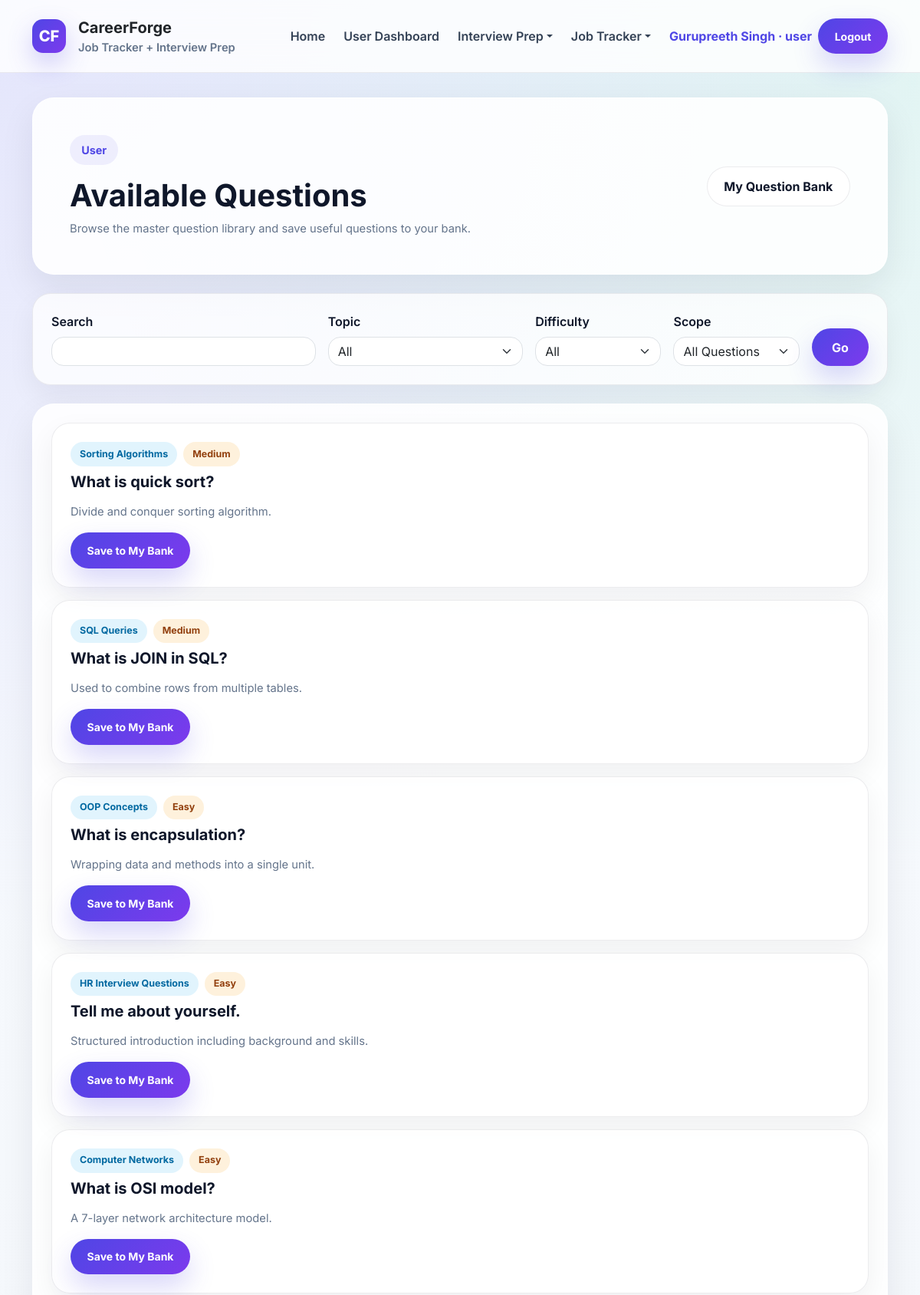
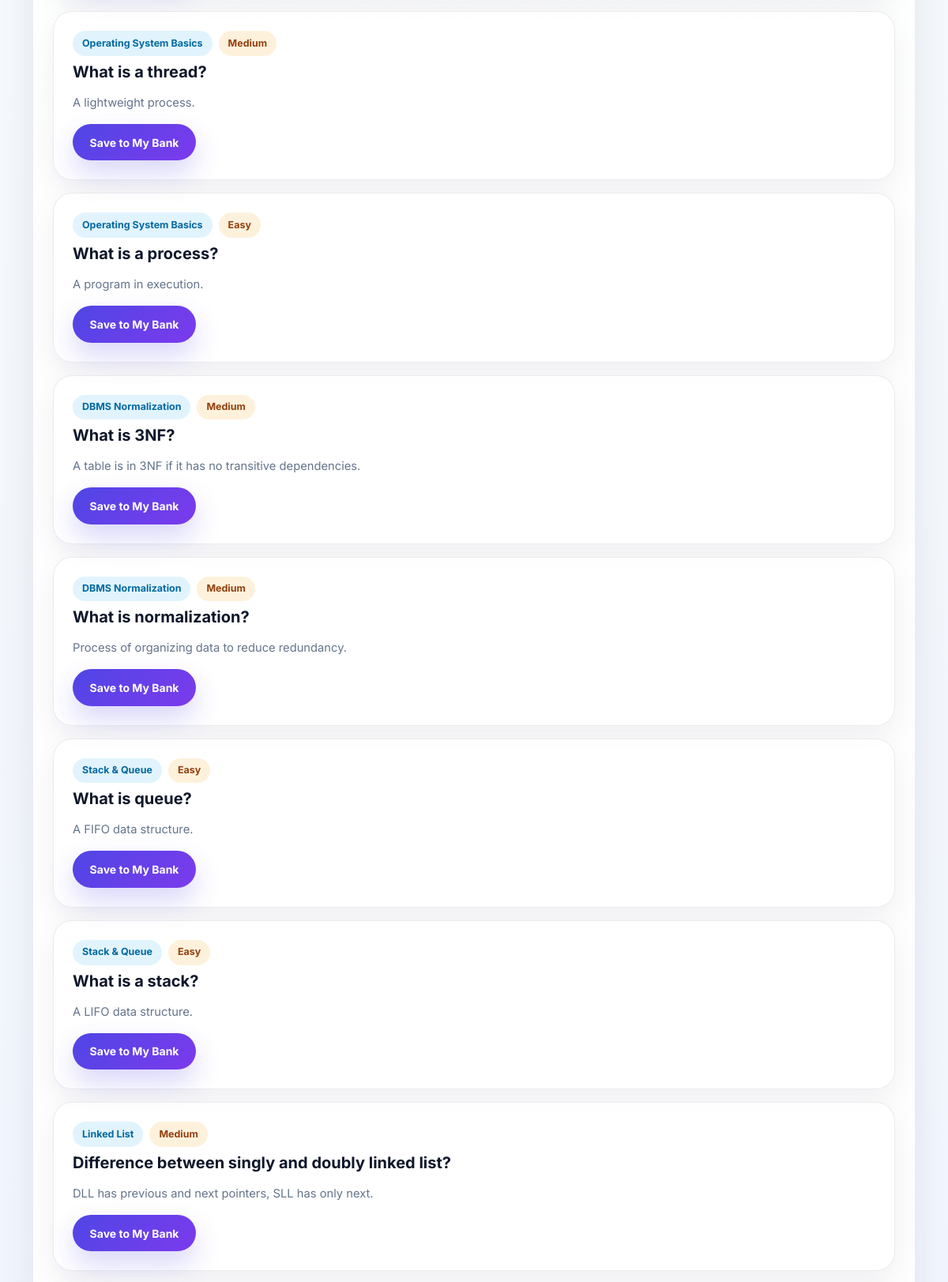
Page /user/available-questions (signed in, upper part) on the committed database (2 pictures, top to bottom).
### tables this page shows
CREATE TABLE master_prep_questions (
            id INTEGER PRIMARY KEY AUTOINCREMENT,
            topic_id INTEGER NOT NULL,
            question TEXT NOT NULL,
            answer TEXT,
            difficulty TEXT,
            is_important INTEGER DEFAULT 0,
            created_by INTEGER,
            created_at TIMESTAMP DEFAULT CURRENT_TIMESTAMP, is_active INTEGER DEFAULT 1,
            FOREIGN KEY (topic_id) REFERENCES master_prep_topics(id),
            FOREIGN KEY (created_by) REFERENCES users(id)
        );

CREATE TABLE master_prep_topics (
            id INTEGER PRIMARY KEY AUTOINCREMENT,
            topic_name TEXT NOT NULL UNIQUE,
            category TEXT,
            description TEXT,
            created_by INTEGER,
            created_at TIMESTAMP DEFAULT CURRENT_TIMESTAMP, is_active INTEGER DEFAULT 1,
            FOREIGN KEY (created_by) REFERENCES users(id)
        );

### app.py (the view, shortened to what this page needs)
@app.route("/user/available-questions")
@login_required
@role_required("user")
def available_questions():
    db = get_db()
    user_id = session.get("user_id")
    search = request.args.get("search", "").strip()
    difficulty = request.args.get("difficulty", "").strip()
    topic_filter = request.args.get("topic_id", "").strip()
    my_topics_only = request.args.get("my_topics_only", "").strip()
    query = """
        SELECT mpq.*, mpt.topic_name, mpt.category,
               CASE WHEN usq.id IS NOT NULL THEN 1 ELSE 0 END AS already_selected
        FROM master_prep_questions mpq
        INNER JOIN master_prep_topics mpt ON mpq.topic_id = mpt.id
        LEFT JOIN user_selected_questions usq
          ON usq.question_id = mpq.id AND usq.user_id = ?
        WHERE mpq.is_active = 1 AND mpt.is_active = 1
    """
    params = [user_id]
    if search:
        query += " AND (mpq.question LIKE ? OR mpq.answer LIKE ?)"
        params.extend([f"%{search}%", f"%{search}%"])
    if difficulty:
        query += " AND mpq.difficulty = ?"
        params.append(difficulty)
    query += " ORDER BY mpq.id DESC"
    questions = db.execute(query, params).fetchall()
    topics = db.execute(
        """
        SELECT id, topic_name FROM master_prep_topics
        WHERE is_active = 1
        ORDER BY topic_name ASC
        """
    ).fetchall()
    return render_template(
        "available_questions.html",
        questions=questions,
        topics=topics,
        search=search,
        difficulty=difficulty,
        topic_filter=request.args.get("topic_id", ""),
        my_topics_only=my_topics_only,
    )

### app.py (called while the page is built)
def get_db():
    if "db" not in g:
        g.db = sqlite3.connect(DATABASE)
        g.db.row_factory = sqlite3.Row
        g.db.execute("PRAGMA foreign_keys = ON")
    return g.db

def login_required(f):
    @wraps(f)
    def decorated_function(*args, **kwargs):
        if "user_id" not in session:
            flash("Please login first.", "warning")
            return redirect(url_for("login"))
        return f(*args, **kwargs)
    return decorated_function

def role_required(required_role):
    def decorator(f):
        @wraps(f)
        def decorated_function(*args, **kwargs):
            if "user_id" not in session:
                flash("Please login first.", "warning")
                return redirect(url_for("login"))
            if session.get("role") != required_role:
                flash("You are not authorized to access this page.", "danger")
                return redirect(url_for("login"))
            return f(*args, **kwargs)
        return decorated_function
    return decorator

@app.context_processor
def inject_user():
    unread_notifications = 0
    if "user_id" in session:
        try:
            db = get_db()
            unread_notifications = db.execute(
                """
                SELECT COUNT(*) AS count
                FROM notifications
                WHERE user_id = ? AND is_read = 0
                """,
                (session.get("user_id"),),
            ).fetchone()["count"]
        except Exception:
            unread_notifications = 0
    return {
        "current_user_name": session.get("full_name"),
        "current_user_role": session.get("role"),
        "current_user_id": session.get("user_id"),
        "is_logged_in": "user_id" in session,
        "unread_notifications_count": unread_notifications,
    }

### templates/available_questions.html (shortened to what this page needs)
{% extends "base.html" %}
{% block content %}
<section class="glass-card p-4 p-md-5 mb-4">
  <div class="d-flex flex-column flex-lg-row justify-content-between align-items-lg-center gap-3">
    <div><span class="section-pill">User</span><h1 class="fw-bold mt-3 mb-2">Available Questions</h1><p class="small-muted mb-0">Browse the master question library and save useful questions to your bank.</p></div>
    <a href="{{ url_for('my_questions') }}" class="btn btn-light-soft">My Question Bank</a>
  </div>
</section>
<section class="soft-card p-4 mb-4">
  <form method="GET">
    <div class="row g-3 align-items-end">
      <div class="col-md-4"><label class="form-label fw-semibold">Search</label><input type="text" name="search" value="{{ search }}" class="form-control rounded-4"></div>
      <div class="col-md-3"><label class="form-label fw-semibold">Topic</label><select name="topic_id" class="form-select rounded-4"><option value="">All</option></select></div>
      <div class="col-md-2"><label class="form-label fw-semibold">Difficulty</label><select name="difficulty" class="form-select rounded-4"><option value="">All</option></select></div>
      <div class="col-md-2"><label class="form-label fw-semibold">Scope</label><select name="my_topics_only" class="form-select rounded-4"><option value="">All Questions</option></select></div>
      <div class="col-md-1 d-grid"><button type="submit" class="btn btn-primary-soft">Go</button></div>
    </div>
  </form>
</section>
<section class="glass-card p-4">
  {% for item in questions %}
  <div class="soft-card p-4 mb-3">
    <div class="d-flex flex-column flex-lg-row justify-content-between gap-3 mb-2">
      <div>
        <div class="d-flex flex-wrap gap-2 mb-2">
          <span class="status-badge status-user">{{ item.topic_name }}</span>
          {% if item.difficulty %}<span class="status-badge status-admin">{{ item.difficulty }}</span>{% endif %}
        </div>
        <h5 class="fw-bold mb-2">{{ item.question }}</h5>
      </div>
    </div>
    <div class="small-muted mb-3">{{ item.answer if item.answer else 'No answer added yet.' }}</div>
    {% if item.already_selected %}
      <a href="{{ url_for('my_questions') }}" class="btn btn-light-soft btn-sm">Go to My Questions</a>
    {% else %}
      <form method="POST" action="{{ url_for('select_question', question_id=item.id) }}">
        <button type="submit" class="btn btn-primary-soft btn-sm">Save to My Bank</button>
      </form>
    {% endif %}
  </div>
  {% else %}
  <div class="soft-card p-4 text-center small-muted">No questions found.</div>
  {% endfor %}
</section>
{% endblock %}

### templates/base.html (style rules this page uses)
:root { --text: #0f172a; --muted: #64748b; --line: rgba(15, 23, 42, 0.08); --card: rgba(255, 255, 255, 0.88); --primary: #4f46e5; --primary-2: #7c3aed; --success: #059669; --warning: #d97706; --danger: #dc2626; }
body { margin: 0; font-family: "Inter", sans-serif; color: var(--text); background: radial-gradient(circle at top left, rgba(79, 70, 229, 0.12), transparent 28%), radial-gradient(circle at top right, rgba(16, 185, 129, 0.10), transparent 26%), linear-gradient(180deg, #f8fbff 0%, #f4f7fb 48%, #eef4ff 100%); min-height: 100vh; }
.btn-primary-soft { background: linear-gradient(135deg, var(--primary), var(--primary-2)); color: #fff; border: none; border-radius: 999px; font-weight: 700; padding: 0.8rem 1.35rem; box-shadow: 0 16px 34px rgba(79, 70, 229, 0.22); }
.btn-light-soft { background: rgba(255, 255, 255, 0.9); color: var(--text); border: 1px solid var(--line); border-radius: 999px; font-weight: 700; padding: 0.8rem 1.35rem; }
.glass-card { background: var(--card); border: 1px solid rgba(255, 255, 255, 0.7); box-shadow: 0 18px 45px rgba(15, 23, 42, 0.08); border-radius: 28px; }
.soft-card { background: rgba(255, 255, 255, 0.76); border: 1px solid var(--line); border-radius: 24px; box-shadow: 0 14px 36px rgba(15, 23, 42, 0.06); }
.section-pill { display: inline-flex; align-items: center; gap: .5rem; border-radius: 999px; padding: .55rem .95rem; background: rgba(79, 70, 229, 0.08); color: var(--primary); font-size: .9rem; font-weight: 700; }
.status-badge { border-radius: 999px; padding: .4rem .75rem; font-size: .78rem; font-weight: 700; display: inline-block; }
.status-user { background: rgba(14, 165, 233, .12); color: #0369a1; }
.status-admin { background: rgba(245, 158, 11, .14); color: #92400e; }
.small-muted { color: var(--muted); font-size: .92rem; }

### rows in the picture
master_prep_questions: topic_name "Sorting Algorithms", difficulty "Medium", question "What is quick sort?", answer "Divide and conquer sorting algorithm."
master_prep_questions: topic_name "SQL Queries", difficulty "Medium", question "What is JOIN in SQL?", answer "Used to combine rows from multiple tables."
master_prep_questions: topic_name "OOP Concepts", difficulty "Easy", question "What is encapsulation?", answer "Wrapping data and methods into a single unit."
master_prep_questions: topic_name "HR Interview Questions", difficulty "Easy", question "Tell me about yourself.", answer "Structured introduction including background and skills."
master_prep_questions: topic_name "Computer Networks", difficulty "Easy", question "What is OSI model?", answer "A 7-layer network architecture model."
master_prep_questions: topic_name "Operating System Basics", difficulty "Medium", question "What is a thread?", answer "A lightweight process."
master_prep_questions: topic_name "Operating System Basics", difficulty "Easy", question "What is a process?", answer "A program in execution."
master_prep_questions: topic_name "DBMS Normalization", difficulty "Medium", question "What is 3NF?", answer "A table is in 3NF if it has no transitive dependencies."
master_prep_questions: topic_name "DBMS Normalization", difficulty "Medium", question "What is normalization?", answer "Process of organizing data to reduce redundancy."
master_prep_questions: topic_name "Stack & Queue", difficulty "Easy", question "What is queue?", answer "A FIFO data structure."
master_prep_questions: topic_name "Stack & Queue", difficulty "Easy", question "What is a stack?", answer "A LIFO data structure."
master_prep_questions: topic_name "Linked List", difficulty "Medium", question "Difference between singly and doubly linked list?", answer "DLL has previous and next pointers, SLL has only next."

### other values in the picture
{{ current_user_name }} "Gurupreeth Singh"
{{ current_user_role }} "user"
